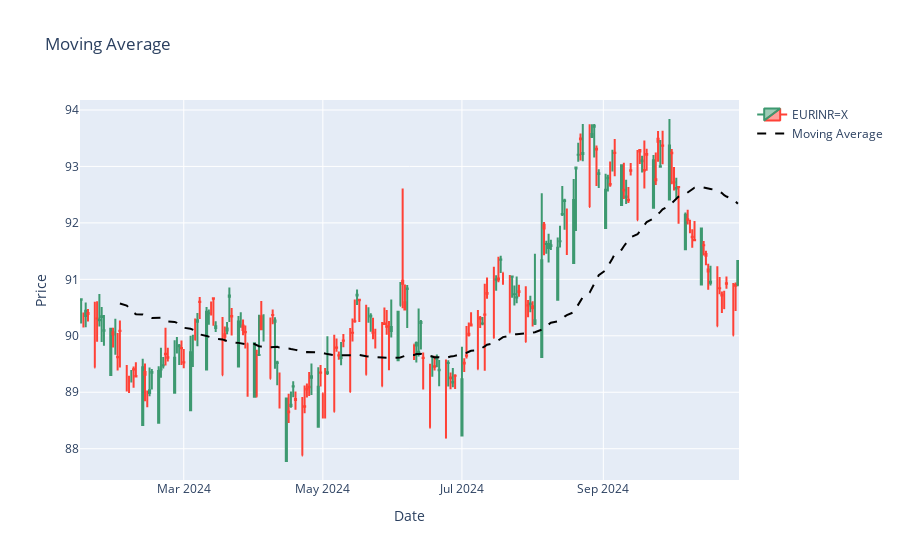

Notebook code for this chart:
### Code cell
test_object = Yahoo_scraper(start_date = '2024-01-18',end_date = None,interval = '1d')
test_object.candle_stick_chart(moving_average =True,
                           bolliger_band= False,
                           CCI  =False,
                           signal=True,
                           moving_average_window= 50,
                           bollinger_band_window= 9,
                           CII_window = 20)
# test_object.historical_data()['Low']

### Figure 1 — Plotly figure (JSON) as saved in the notebook; plotly's stock layout.template omitted (floating-point values rounded to 4 significant figures; data arrays with more than 128 entries replaced by an {"elided": "..."} marker saying what was removed)
{"data": [{"close": {"elided": "207 float values"}, "high": {"elided": "207 float values"}, "low": {"elided": "207 float values"}, "name": "EURINR=X", "open": {"elided": "207 float values"}, "type": "candlestick", "x": {"elided": "207 str values"}}, {"line": {"color": "black", "dash": "dash"}, "mode": "lines", "name": "Moving Average", "type": "scatter", "x": {"elided": "207 str values"}, "y": {"elided": "207 float values"}}, {"marker": {"color": "green", "size": 15, "symbol": "triangle-up"}, "mode": "markers+text", "name": "Buy Signal", "text": [], "textposition": "bottom center", "type": "scatter", "x": [], "y": []}, {"marker": {"color": "red", "size": 15, "symbol": "triangle-down"}, "mode": "markers+text", "name": "Sell Signal", "text": [], "textposition": "top center", "type": "scatter", "x": [], "y": []}], "layout": {"title": {"text": "Moving Average"}, "xaxis": {"rangeslider": {"visible": false}, "title": {"text": "Date"}}, "yaxis": {"title": {"text": "Price"}}}}
